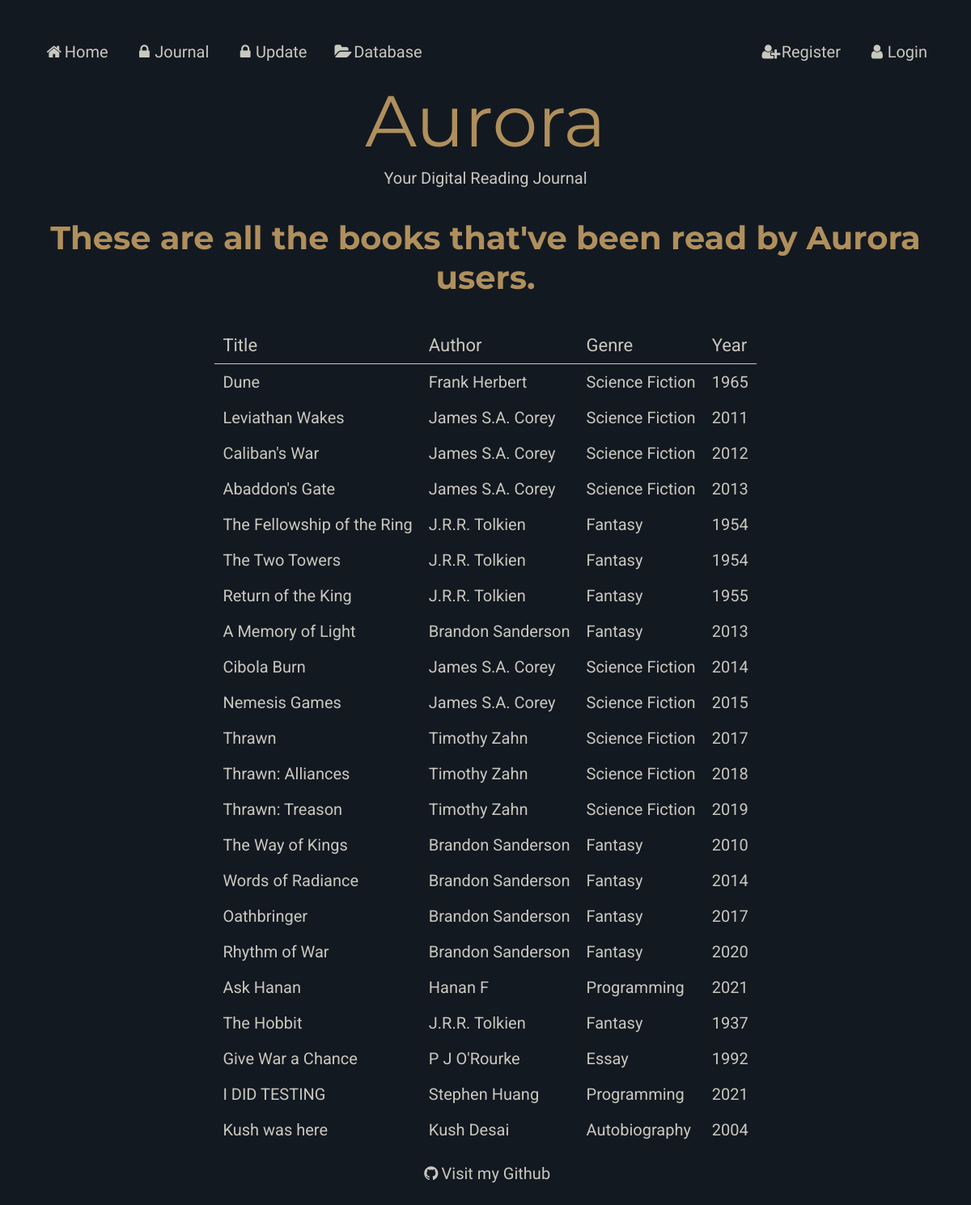
Before: /books with the older database file.
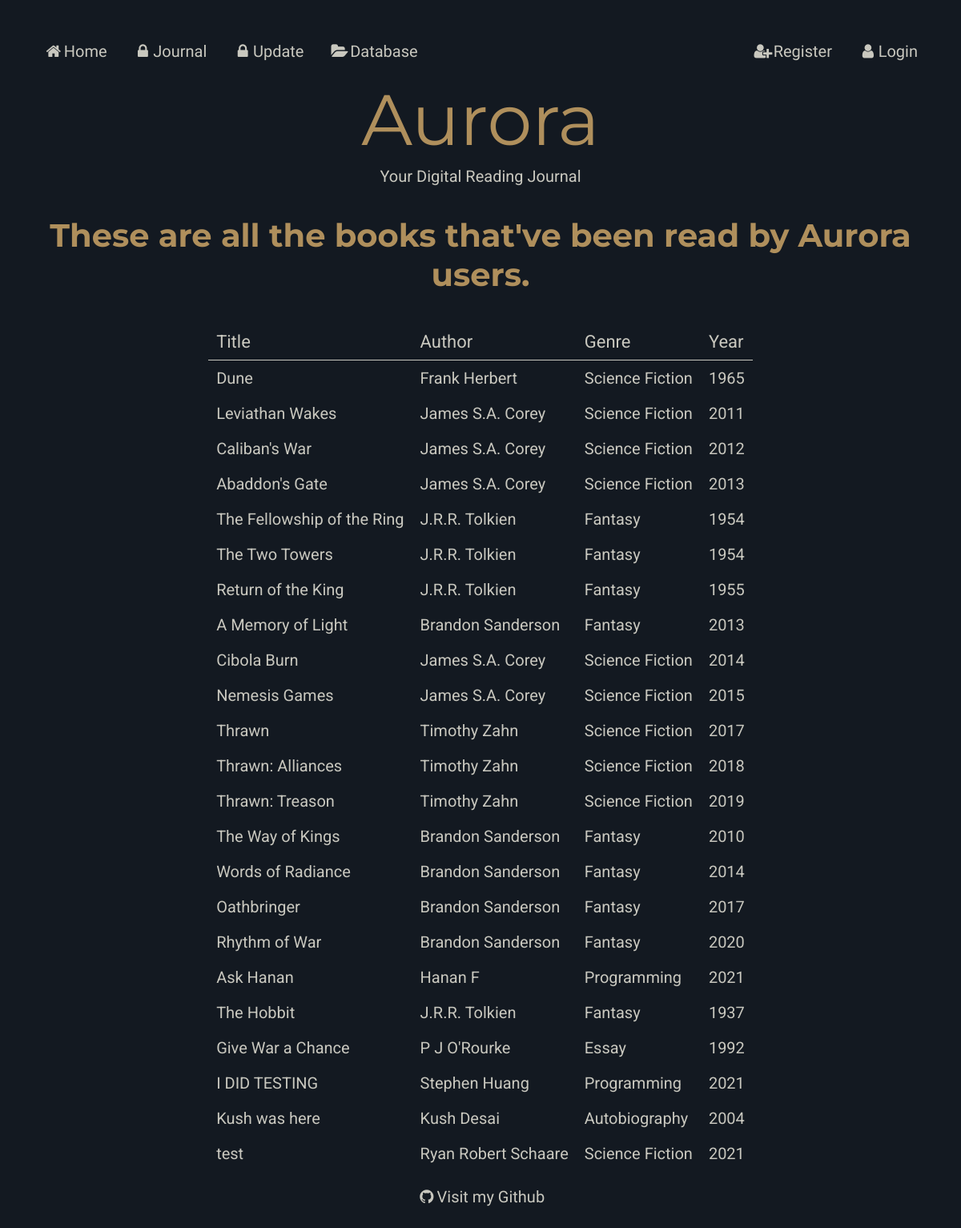
After: the same page with the newer database file.
### models.py (models this page shows)
class Books (db.Model):
    __tablename__ = "Books"
    bookid = db.Column(db.Integer, primary_key=True)
    title = db.Column(db.String(80))
    synopsis = db.Column(db.String(80))
    year = db.Column(db.String(80))
    authors = db.relationship("Authors", secondary=BooksAuthors, back_populates="books" )
    users = db.relationship("Users", secondary=BooksUsers, back_populates="books")
    genres = db.relationship("Genres", secondary=BooksGenres, back_populates="books")

### main.py (the view)
@app.route('/books')
def books():
    book = models.Books.query.all()  #  All books
    return render_template("allbooks.html", book=book, page_title="Books")

### main.py (called while the page is built)
@app.context_processor
def add_current_user():
    if session.get('user'): #  if a user is logged in
        return dict(current_user=models.Users.query.get(session['user'])) #  current user is equal to userinfo of user session
    return dict(current_user=None) #  otherwise current user is none

### templates/allbooks.html
{% extends "layout.html" %}
{% block content %}
{% if current_user %}
<h1>Hey {{current_user.username}}, these are all the books read by Aurora users.</h1>
{% else %}
<h1>These are all the books that've been read by Aurora users.</h1>
{% endif %}
<table id="books">
        <tr>
            <th colspan = 1>Title</th>
            <th colspan = 1>Author</th>
            <th colspan = 1>Genre</th>
            <th colspan = 1>Year</th>
        </tr>
    {% for book in book %}
        <tr>
            <td> <a href="/book/{{ book.title }}"> {{ book.title }} </a></td>
            <td> <a href="/author/{{ book.authors|map(attribute='name')|join(', ') }}">{{ book.authors|map(attribute="name")|join(", ") }}</a></td>
            <td> <a href="/genre/{{ book.genres|map(attribute='name')|join(', ') }}"> {{ book.genres|map(attribute="name")|join(", ") }}</a></td>
            <td>{{ book.year }}</td>
        </tr>
    {% endfor %}
</table>
{% endblock %}

### templates/layout.html (shortened to what this page needs)
<!DOCTYPE html>
<html lang='en'>
    <head>
        <link rel="stylesheet" href="/static/styles.css">
        <link rel="stylesheet" href="https://cdnjs.cloudflare.com/ajax/libs/font-awesome/4.7.0/css/font-awesome.min.css">
    </head>
    <body>
        {% include "nav.html" %}
        <header>Aurora</header>
        <subhead>Your Digital Reading Journal</subhead>
        {% block content %}{% endblock %}
        {% include "footer.html" %}
    </body>
</html>

### templates/nav.html
<nav>
    <ul>
        <li><a href="/"><i class="fa fa-fw fa-home"></i>Home</a></li>
        {% if current_user %}
        <li><a href="/journal"><i class="fa fa-fw fa-book"></i>Journal</a></li>
        <li><a href="/update"><i class="fa fa-fw fa-edit"></i>Update</a></li>
        {% else %}
        <li><a href="/"><i class="fa fa-fw fa-lock"></i>Journal</a></li>
        <li><a href="/"><i class="fa fa-fw fa-lock"></i>Update</a></li>
        {% endif %}
        <li><a href="/books"><i class="fa fa-fw fa-folder-open"></i>Database</a></li>
        {% if current_user %}
        <li><a href="/logout"><i class="fa fa-fw fa-user-o"></i>Logout</a></li>
        <li><a><i class="fa fa-fw fa-user-circle"></i>Logged in as {{current_user.username}}</a></li>
        {% else %}
        <li><a href="/login"><i class="fa fa-fw fa-user"></i>Login</a></li>
        <li><a href="/signup"><i class="fa fa-fw fa-user-plus"></i>Register</a></li>
        {% endif %}
    </ul>
</nav>

### templates/footer.html
<footer>
    <a href="https://github.com/StephenHuang17253/aurora"><i class="fa fa-fw fa-github"></i>Visit my Github</a>
</footer>

### static/styles.css (style rules this page uses)
:root { --bg-color: #131921; --main-color: #af8f5c; --sub-color: #3a506c; --text-color: #c9c8bf; --button-color-green: #2E8B57; --button-color-red: #B22222; --font-aurora: "Montserrat"; --font-header: "Montserrat"; --font-body: "Roboto"; --font-nav: "Julius Sans One"; }
html { height: 100%; }
body { font-family: var(--font-body); color: var(--text-color) ; font-size: 20px; background-color: var(--bg-color); padding: 30px; text-align: center; min-height: 100%; }
h1 { font-family: var(--font-header); color: var(--main-color) ; padding: 10px; }
header { font-family: var(--font-aurora); color: var(--main-color) ; font-size: 445%; padding: 5px; }
subhead { font-family: var(--font-body); padding: 10px; }
ul { list-style-type: none; margin: 0; padding: 0; overflow: hidden; font-family: var(--font-nav); }
li { float: left; }
li a { display: block; color: var(--text-color); text-align: center; padding: 14px 16px; text-decoration: none; }
li:nth-child(5) { float: right; }
li:last-child { float: right; }
table { border-collapse: collapse; margin: auto; text-align: left; }
th, td { text-align: left; padding: 10px; }
tr { text-align: left; }
th { font-family: var(--font-body);; font-weight: normal; font-size: 110%; color: var(--text-color); border-bottom: thin solid var(--text-color); }
a:link { color: var(--text-color); background-color: transparent; text-decoration: none; cursor: pointer; }
footer { padding-top: 20px; left: 0; bottom: 0; width: 100%; background-color: var(--bg-color); color: var(--text-color); text-align: center; font-family: var(--font-nav); }

Changed rows visible on the page:
added Books: title "test", authors|map "Ryan Robert Schaare", genres|map "Science Fiction", year "2021"
